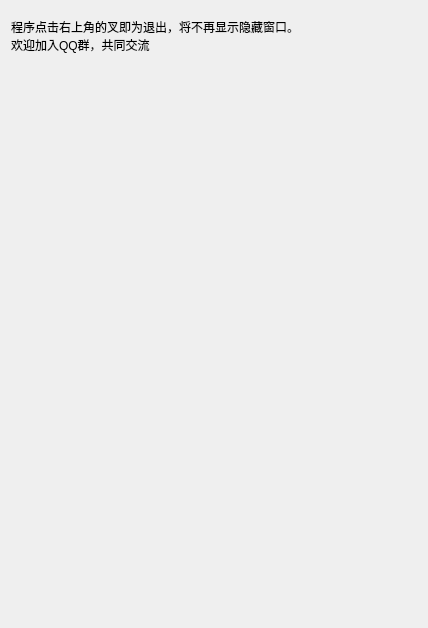
<?xml version="1.0" encoding="UTF-8"?>
<ui version="4.0">
 <class>AboutDialog</class>
 <widget class="QDialog" name="AboutDialog">
  <property name="geometry">
   <rect>
    <x>0</x>
    <y>0</y>
    <width>428</width>
    <height>628</height>
   </rect>
  </property>
  <property name="windowTitle">
   <string>关于</string>
  </property>
  <layout class="QVBoxLayout" name="verticalLayout">
   <item>
    <widget class="QLabel" name="label_2">
     <property name="text">
      <string>程序点击右上角的叉即为退出，将不再显示隐藏窗口。
欢迎加入QQ群，共同交流</string>
     </property>
     <property name="wordWrap">
      <bool>true</bool>
     </property>
    </widget>
   </item>
   <item>
    <widget class="QLabel" name="label">
     <property name="minimumSize">
      <size>
       <width>400</width>
       <height>550</height>
      </size>
     </property>
     <property name="maximumSize">
      <size>
       <width>400</width>
       <height>550</height>
      </size>
     </property>
     <property name="text">
      <string/>
     </property>
     <property name="pixmap">
      <pixmap resource="CursorToggleWindow.qrc">:/img/Assets/QQGroup.jpg</pixmap>
     </property>
     <property name="scaledContents">
      <bool>true</bool>
     </property>
    </widget>
   </item>
  </layout>
 </widget>
 <resources>
  <include location="CursorToggleWindow.qrc"/>
 </resources>
 <connections/>
</ui>
